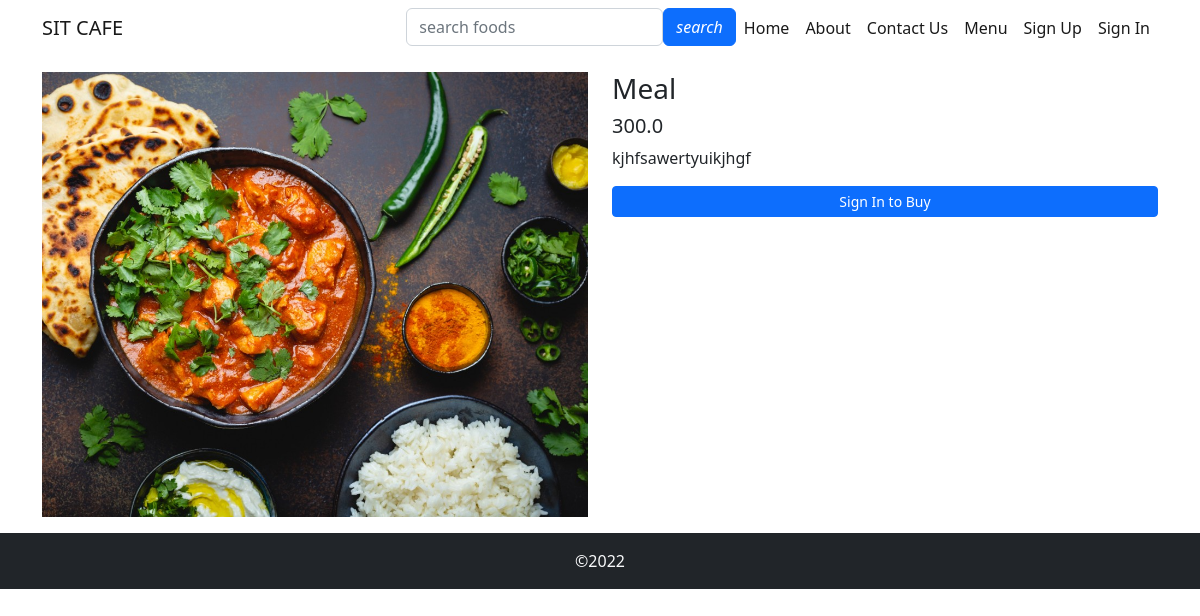
Page /food/details/6/ on the committed database.
### food/models.py (models this page shows, shortened)
class Food(models.Model):
    category = models.ForeignKey(Cuisine, on_delete=models.DO_NOTHING)
    name = models.CharField(max_length=100)
    price = models.FloatField()
    description = models.TextField()
    secondary_description = models.TextField(blank=True)
    is_available = models.BooleanField(default=True)
    photo = models.ImageField(upload_to = 'food_images/')

### food/views.py (the view)
# urls.py: path('details/<int:id>/', views.details, name="details"),
def details(request, id):
    food = Food.objects.get(id = id)  # first id is the column name, second id is the request id we received, e.g., select * from Food where id = 3
    context = {
        'food' : food                   # food is the object of the Food table for the particular food items whose details button we have clicked in menu.html
    }
    return render(request, 'food/details.html', context)

### templates/food/details.html (shortened to what this page needs)
{% extends 'base.html' %}
{% load static %}
{% block css %}
    <link rel="stylesheet" href="{% static 'css/cart-style.css' %}">
{% endblock css %}
{% block content %}
<div class="container">
    <div class="row my-3">
        <div class="col-md-6">
            <img src="{{food.photo.url}}" alt="{{food.name}}" class="img-fluid">
        </div>
        <div class="col-md-6">
            <h3 class="h3">{{food.name}}</h3>
            <h5 class="h5">{{food.price}}</h5>
            <p class="text-lead">{{food.description}}</p>
            <div class="my-2">
                {% if food.is_available %}
                    {% if user.is_authenticated %}
                        <form action="{% url 'add_to_cart' %}" method="post">
                            {% csrf_token %}
                            <input type="hidden" name="food_id" value="{{food.id}}">
                            <div class="input-group mb-3">
                                <button class="btn btn-outline-secondary" type="button" onclick="decrement()">-</button>
                                <input type="text" class="quantity" id="quantity" name="quantity" value="1" readonly>
                                <button class="btn btn-outline-secondary" type="button" onclick="increment()">+</button>
                            </div>
                            <input type="submit" value="Add to Cart" class="btn btn-primary w-100">
                        </form>
                    {% else %}
                    <a href="" class="btn btn-primary btn-sm w-100">Sign In to Buy</a>
                    {% endif %}
                {% else %}
                <p class="text-danger">Currently Unavailable</p>
                {% endif %}
            </div>
        </div>
    </div>
</div>
{% endblock content %}

### rows in the picture
Food: photo (picture), name "Meal", price "300.0", description "kjhfsawertyuikjhgf"
